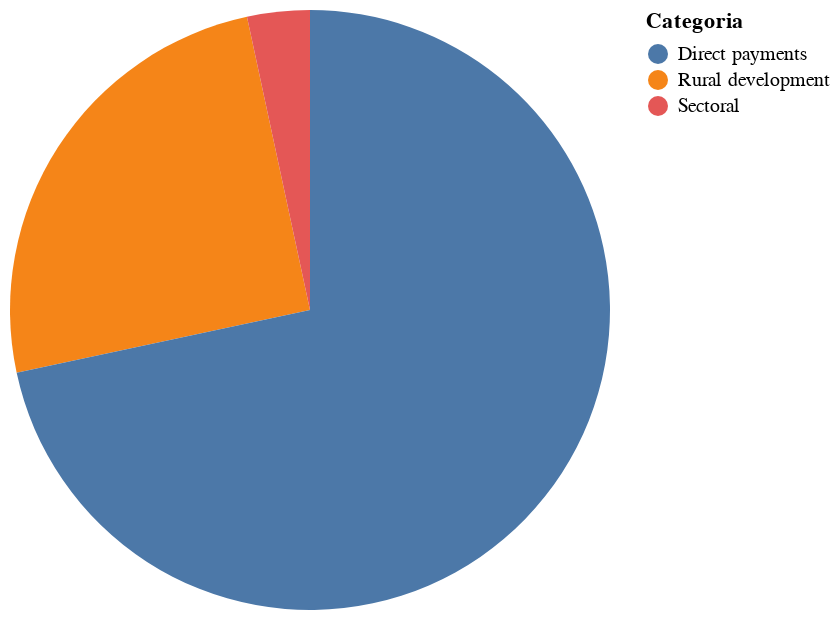

Source (notebook cell):
### Code cell
chart = alt.Chart(allocations).mark_arc().encode(
    theta=alt.Theta(field="Allocation", type="quantitative"),
    color=alt.Color(field="Categoria", type="nominal"),
    tooltip=[alt.Tooltip("Categoria:N"), 
             alt.Tooltip("Allocation:Q", format=".4") 
            ]
)

display(chart)

### Figure 1 — Vega-Lite specification as saved in the notebook (floating-point values rounded to 4 significant figures)
{"config": {"view": {"continuousWidth": 300, "continuousHeight": 300}}, "data": {"name": "data-a40351d3e070c49a27f75a4d153432ea"}, "mark": {"type": "arc"}, "encoding": {"color": {"field": "Categoria", "type": "nominal"}, "theta": {"field": "Allocation", "type": "quantitative"}, "tooltip": [{"field": "Categoria", "type": "nominal"}, {"field": "Allocation", "format": ".4", "type": "quantitative"}]}, "$schema": "https://vega.github.io/schema/vega-lite/v5.6.1.json", "datasets": {"data-a40351d3e070c49a27f75a4d153432ea": [{"Categoria": "Rural development", "Allocation": 66.0}, {"Categoria": "Sectoral", "Allocation": 8.9}, {"Categoria": "Direct payments", "Allocation": 189.2}]}}
